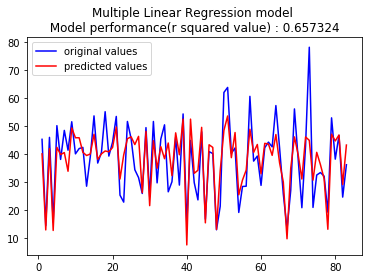

Generate this figure with Python:
#Multiple linear regression

#Importing the libraries
import pandas as pd
import matplotlib.pyplot as plt
import numpy as np

#Importing the dataset
dataset = pd.read_csv('RealEstate_Data.csv')
X = dataset.iloc[:,1:-1].values
y = dataset.iloc[:,-1].values

#Visualising the whole dataset values
a = np.arange(len(y))
plt.bar(a,y , color = 'darkgreen' )
plt.title('House prices per unit area determined by various factors' )
plt.show()

#Splitting into training and test set
from sklearn.model_selection import train_test_split
X_train,X_test,y_train,y_test = train_test_split(X , y , test_size = 0.20, random_state = 0)
 
#Training the model on the dataset
from sklearn.linear_model import LinearRegression
regressor = LinearRegression()
regressor.fit(X_train,y_train)

#Predicting the test results
y_pred = regressor.predict(X_test)
np.set_printoptions(precision = 2)
print(np.concatenate((y_pred.reshape(len(y_pred),1) , y_test.reshape(len(y_test),1) ),1))

# Evaluating the Model Performance
from sklearn.metrics import r2_score
print("Performance of Multiple linear regression model : ",r2_score(y_test, y_pred))

#Creating an array with serail numbers of values in predicted and the test set
a = np.arange(len(y_test))

#Plotting the graph
plt.plot(a,y_test , color = 'blue', label = 'original values')
plt.plot(a,y_pred , color = 'red', label = 'predicted values')
plt.legend()
plt.title('Multiple Linear Regression model \n Model performance(r squared value) : %f '%r2_score(y_test, y_pred))
plt.show()
